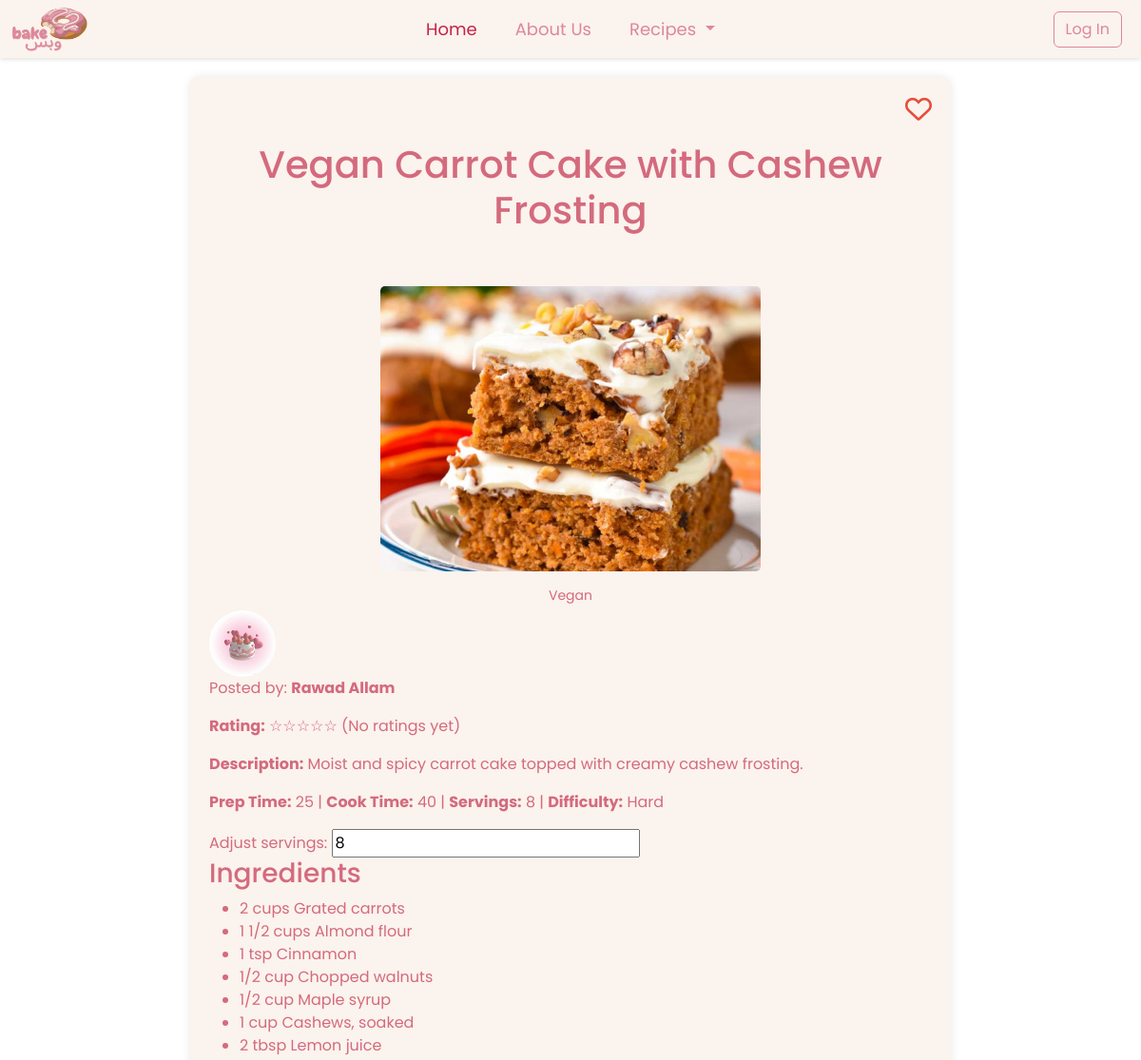
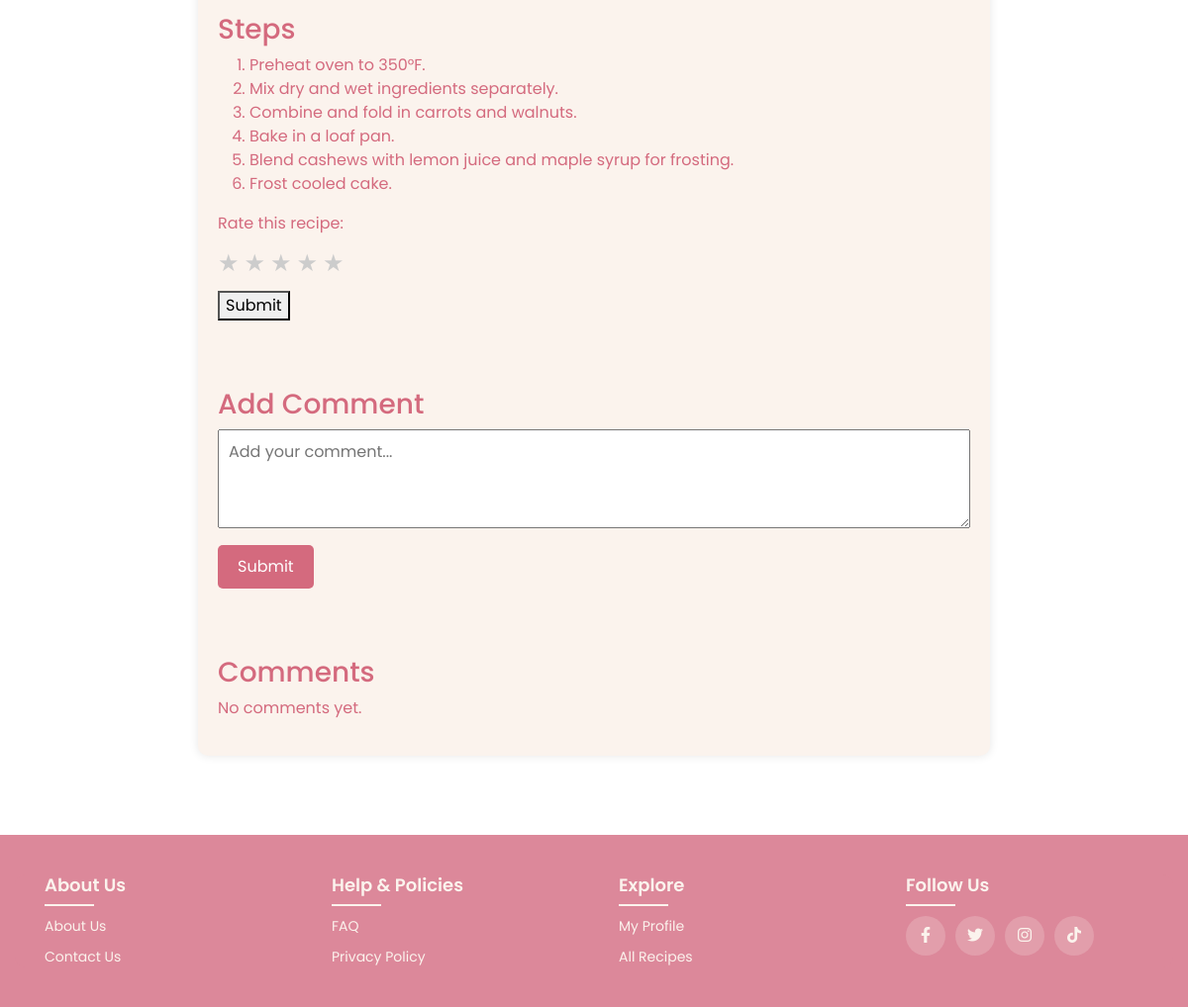
Screenshot of /individual-recipes.php?id=138 with the database file from the repository (2 pictures, top to bottom).
### tables this page shows
CREATE TABLE `recipe` (
  `id` int(11) NOT NULL,
  `name` varchar(255) NOT NULL,
  `description` text DEFAULT NULL,
  `category` varchar(100) NOT NULL,
  `prep_time` int(11) DEFAULT NULL,
  `cook_time` int(11) DEFAULT NULL,
  `servings` int(11) DEFAULT NULL,
  `difficulty` enum('Easy','Medium','Hard') NOT NULL DEFAULT 'Easy',
  `image` varchar(255) DEFAULT NULL,
  `ingredients` text DEFAULT NULL,
  `steps` text DEFAULT NULL,
  `user` varchar(255) DEFAULT NULL,
  `created_at` timestamp NOT NULL DEFAULT current_timestamp(),
  `user_id` int(11) NOT NULL
);

CREATE TABLE `users` (
  `user_id` int(11) NOT NULL,
  `username` varchar(50) NOT NULL,
  `email` varchar(100) NOT NULL,
  `password_hash` varchar(255) NOT NULL,
  `profile_picture` varchar(255) DEFAULT 'images/default.png',
  `bio` varchar(270) DEFAULT 'No bio yet',
  `hobbies` varchar(150) DEFAULT 'Still looking for new hobbies...',
  `Userrole` varchar(8) DEFAULT 'Baker'
);

### individual-recipes.php (the view, shortened to what this page needs)
<?php
    include 'individualrecipe.php';
    $isLoggedIn = isset($_SESSION['user_id']);
    $user_id = $_SESSION['user_id'];
    $recipe_id = $_GET['id'];
    $query = "SELECT * FROM recipe WHERE id = :id";
    $stmt = $con->prepare($query);
    $stmt->bindParam(':id', $recipe_id, PDO::PARAM_INT);
    $stmt->execute();
    $recipe = $stmt->fetch(PDO::FETCH_ASSOC);
    $userQuery = $con->prepare("SELECT username, profile_picture FROM users WHERE user_id = ?");
    $userQuery->execute([$recipe['user_id']]);
    $userInfo = $userQuery->fetch();
    $ingredients = json_decode($recipe['ingredients'], true);
    $steps = json_decode($recipe['steps'], true);
    $ratingQuery = $con->prepare("SELECT AVG(rating) AS avg_rating FROM reviews WHERE recipe_id = ?");
    $ratingQuery->execute([$recipe_id]);
    $ratingResult = $ratingQuery->fetch();
    function checkIfFavorited($user_id, $recipe_id, $con) {
        $stmt = $con->prepare("SELECT * FROM favorites WHERE user_id = :user_id AND recipe_id = :recipe_id");
        $stmt->bindParam(':user_id', $user_id, PDO::PARAM_INT);
        $stmt->bindParam(':recipe_id', $recipe_id, PDO::PARAM_INT);
        $stmt->execute();
        return $stmt->rowCount() > 0;
    }
    $isFavorited = checkIfFavorited($user_id, $recipe_id, $con);
?>
<!DOCTYPE html>
<html lang="en">
<head>
    <link href="https://cdn.jsdelivr.net/npm/bootstrap@5.3.2/dist/css/bootstrap.min.css" rel="stylesheet">
    <link rel="stylesheet" href="https://cdnjs.cloudflare.com/ajax/libs/font-awesome/6.0.0/css/all.min.css">
</head>
<body>
    <nav class="navbar custom-navbar sticky-top">
        <div class="container-fluid">
            <a class="navbar-brand" href="#">
                <img src="images/final.png" alt="Website Logo" width="80" height="50" class="d-inline-block align-text-top">
            </a>
            <ul class="navbar-nav d-flex flex-row">
                <li class="nav-item me-3">
                    <a class="nav-link active" aria-current="page" href="index.php">Home</a>
                </li>
                <li class="nav-item me-3">
                    <a class="nav-link" href="about us.php">About Us</a>
                </li>
                <li class="nav-item dropdown me-3">
                    <a class="nav-link dropdown-toggle" href="#" role="button" data-bs-toggle="dropdown" aria-expanded="false">
                        Recipes
                    </a>
                </li>
            </ul>
            <div class="d-flex">
                <?php if (!$isLoggedIn): ?>
                    <button class="btn btn-outline-danger me-2" onclick="window.location.href='login.php'">Log In</button>
                <?php endif; ?>
            </div>
        </div>
    </nav>
    <div class="container">
        <i class="<?php echo $isFavorited ? 'fa-solid' : 'fa-regular'; ?> fa-heart favorite-heart" id="favoriteHeart" onclick="toggleFavorite(<?php echo $user_id; ?>, <?php echo $recipe_id; ?>)"></i>
        <br></br>
        <div class="recipe-header">
            <h1><?= htmlspecialchars($recipe['name'] ?? 'No Name Available') ?></h1>
            <br></br>
            <img src="images/<?= htmlspecialchars($recipe['image'] ?? 'default.jpg') ?>" alt="Recipe Image" class="recipe-img" style="width: 400px; height: 300px; object-fit: cover;">
            <div class="categories">
                <?php
                $categories = explode(',', $recipe['category'] ?? '');
                $categories = array_unique($categories);
                foreach ($categories as $category) {
                    echo '<div class="category">' . htmlspecialchars(trim($category)) . '</div>';
                }
                ?>
            </div>
        </div>
        <div class="user-info">
            <img src="<?= htmlspecialchars($userInfo['profile_picture'] ?? 'default.png') ?>" alt="User Picture" class="user-pic">
            <p>Posted by: <strong><?= htmlspecialchars($userInfo['username'] ?? 'Unknown User') ?></strong></p>
        </div>
        <?php
            $averageRating = $ratingResult['avg_rating'];
            echo '<p><strong>Rating:</strong> ';
            if ($averageRating) {
                $roundedRating = round($averageRating);
                for ($i = 1; $i <= 5; $i++) {
                    echo ($i <= $roundedRating) ? '★' : '☆';
                }
                echo " (" . number_format($averageRating, 1) . " / 5)";
            } else {
                echo str_repeat('☆', 5);
                echo " (No ratings yet)";
            }
            echo '</p>';
        ?>
        <p><strong>Description:</strong> <?= htmlspecialchars($recipe['description']) ?></p>
        <p><strong>Prep Time:</strong> <?= htmlspecialchars($recipe['prep_time']) ?> | <strong>Cook Time:</strong>  <?= htmlspecialchars($recipe['cook_time']) ?> | <strong>Servings:</strong> <?= htmlspecialchars($recipe['servings']) ?> | <strong>Difficulty:</strong> <?= htmlspecialchars($recipe['difficulty']) ?></p>
        <div class="serving-calculator">
            <label for="servingInput">Adjust servings:</label>
            <input type="number" id="servingInput" value=<?= htmlspecialchars($recipe['servings']) ?> min="1" onchange="adjustIngredients()">
        </div>
        <h3>Ingredients</h3>
        <ul id="ingredients-list">
            <?php
            foreach ($ingredients as $ingredient) {
                echo "<li id=\"ingredient-" . htmlspecialchars($ingredient['ingredient']) . "\" data-quantity=\"" . htmlspecialchars($ingredient['quantity']) . "\">" . htmlspecialchars($ingredient['quantity']) . " " . htmlspecialchars($ingredient['ingredient']) . "</li>";
            }
            ?>
        </ul>
        <h3>Steps</h3>
        <ol id="steps-list">
            <?php
            foreach ($steps as $step) {
                echo "<li>" . htmlspecialchars($step) . "</li>";
            }
            ?>
        </ol>
        <div class="user-rating">
                    <form method="post" action="">
                        <label for="rating">Rate this recipe:</label>
                        <div class="star-rating">
                            <?php for ($i = 1; $i <= 5; $i++): ?>
                                <span class="star" data-value="<?= $i ?>" onclick="setRating(<?= $i ?>)">
                                    ★
                                </span>
                            <?php endfor; ?>
                        </div>
                        <button type="submit" name="submit_rating">Submit</button>
                    </form>
                </div>
                <div class="discussion-section">
                <br></br>
                <h3>Add Comment</h3>
                <form method="POST" action="individual-recipes.php?id=<?php echo $recipe_id; ?>" style="margin-bottom: 20px;">
                    <textarea name="comment" placeholder="Add your comment..." required
                        style="width: 100%; height: 100px; padding: 10px; font-size: 16px; resize: vertical;"></textarea>
                    <button type="submit"
                        style="margin-top: 10px; padding: 10px 20px; font-size: 16px; display: block;">Submit</button>
                </form>
                <br></br>
                <h3>Comments</h3>
                <div id="commentsList">
                    <?php
                    $hasComments = false;
                    if (!$hasComments) {
                        echo '<p>No comments yet.</p>';
                    }
                    ?>
                </div>
            </div>
        </div>
</body>
    <footer class="footer">
        <div class="container">
            <div class="row">
                <div class="footer-col">
                    <h4>About Us</h4>
                    <ul>
                        <li><a href="about us.php">About us</a></li>
                        <li><a href="contactUs.php">Contact us</a></li>
                    </ul>
                </div>
                <div class="footer-col">
                    <h4>Help & Policies</h4>
                    <ul>
                        <li><a href="#faqpage.php">FAQ</a></li>
                        <li><a href="privacy.php">Privacy Policy</a></li>
                    </ul>
                </div>
                <div class="footer-col">
                    <h4>Explore</h4>
                    <ul>
                        <li><a href="profile page.php">My Profile</a></li>
                        <li><a href="recipes.php">All Recipes</a></li>
                    </ul>
                </div>
                <div class="footer-col">
                    <h4>Follow Us</h4>
                    <div class="social-links">
                        <a href="#"><i class="fab fa-facebook-f"></i></a>
                        <a href="#"><i class="fab fa-twitter"></i></a>
                        <a href="#"><i class="fab fa-instagram"></i></a>
                        <a href="#"><i class="fab fa-tiktok"></i></a>
                    </div>
                </div>
            </div>
        </div>
    </footer>
</html>

### individual-recipes.php (style rules this page uses)
body { background-image: url('https://i.pinimg.com/736x/ec/88/01/ec88011e4d940a6fbfde37d59b58b85b.jpg'); background-size: cover; font-family: 'Poppins', sans-serif; color: #d46a7e; margin: 0; padding: 0; }
.container { background: #fbf3ed; padding: 20px; border-radius: 10px; max-width: 800px; margin: 20px auto; box-shadow: 0 0 10px rgba(0, 0, 0, 0.1); position: relative; }
.custom-navbar { font-family: 'Poppins', sans-serif; font-size: 20px; background-color: #fbf3ed !important; box-shadow: 0 2px 4px rgba(0, 0, 0, 0.1); z-index: 1000; padding: 0; }
.custom-navbar.sticky-top { position: sticky; top: 0; }
.custom-navbar .navbar-nav .nav-link { color: #dc889a !important; font-size: 18px; padding: 8px 12px; transition: color 0.3s ease; }
.custom-navbar .navbar-nav .nav-link.active, .custom-navbar .navbar-nav .nav-link:hover { color: #c42348 !important; }
.custom-navbar .navbar-brand { color: #dc889a !important; font-size: 18px; margin-left: 0; }
.btn-outline-danger { border-color: #dc889a; color: #dc889a; transition: all 0.3s ease; }
.recipe-header { text-align: center; }
.recipe-img { width: 30%; border-radius: 5px; }
.categories { text-align: center; margin-top: 10px; display: flex; flex-wrap: wrap; gap: 10px; justify-content: center; }
.category { background: #fbf3ed; padding: 5px 10px; border-radius: 5px; font-size: 14px; }
.favorite-heart { font-size: 28px; color: #e74c3c; cursor: pointer; transition: color 0.3s; position: absolute; top: 20px; right: 20px; }
.rating-section, .discussion-section { margin-top: 20px; }
.star-rating { display: flex; gap: 5px; margin: 10px 0; }
.star { cursor: pointer; font-size: 24px; color: #ccc; }
.discussion-section button { padding: 10px 20px; background: #d46a7e; color: #fff; border: none; border-radius: 5px; cursor: pointer; }
.user-info img { width: 70px; height: 70px; border-radius: 50%; object-fit: cover; }
.footer { background-color: #dc889a; padding: 40px 0; font-family: 'Poppins', sans-serif; margin-top: 80px; color: #fbf3ed; }
.footer .container { background-color: #dc889a; max-width: 1170px; margin: auto; padding: 0 15px; box-shadow: none; border: none; }
.footer .row { display: flex; flex-wrap: wrap; justify-content: space-between; gap: 20px; margin: 0; padding: 0; }
.footer-col { flex: 1; min-width: 200px; padding: 0 15px; }
.footer-col h4 { font-size: 18px; color: #fbf3ed; text-transform: capitalize; margin-bottom: 20px; font-weight: 600; position: relative; }
.footer-col h4::before { content: ''; position: absolute; left: 0; bottom: -10px; background-color: #fbf3ed; height: 2px; box-sizing: border-box; width: 50px; }
.footer-col ul { list-style: none; padding-left: 0; margin: 0; }
.footer-col ul li:not(:last-child) { margin-bottom: 10px; }
.footer-col ul li a { font-size: 14px; text-transform: capitalize; color: #fbf3ed; text-decoration: none; font-weight: 400; display: block; transition: all 0.3s ease; }
.footer-col .social-links { display: flex; gap: 10px; }
.footer-col .social-links a { display: inline-block; height: 40px; width: 40px; background-color: rgba(251, 243, 237, 0.2); text-align: center; line-height: 40px; border-radius: 50%; color: #fbf3ed; transition: all 0.5s ease; }

### rows the page displays
recipe: name "Vegan Carrot Cake with Cashew Frosting", image (picture), category "Vegan", description "Moist and spicy carrot cake topped with creamy cashew frosting.", prep_time "25", cook_time "40", servings "8", difficulty "Hard", steps "Preheat oven to 350°F.", steps "Mix dry and wet ingredients separately.", steps "Combine and fold in carrots and walnuts.", steps "Bake in a loaf pan.", steps "Blend cashews with lemon juice and maple syrup for frosting.", steps "Frost cooled cake."
users: profile_picture (placeholder picture), username "Rawad Allam"

### other values shown
str_repeat('☆', 5) "☆☆☆☆☆"
$ingredient['quantity'] "2 cups"
$ingredient['ingredient'] "Grated carrots"
$ingredient['quantity'] "1 1/2 cups"
$ingredient['ingredient'] "Almond flour"
$ingredient['quantity'] "1 tsp"
$ingredient['ingredient'] "Cinnamon"
$ingredient['quantity'] "1/2 cup"
$ingredient['ingredient'] "Chopped walnuts"
$ingredient['ingredient'] "Maple syrup"
$ingredient['quantity'] "1 cup"
$ingredient['ingredient'] "Cashews, soaked"
$ingredient['quantity'] "2 tbsp"
$ingredient['ingredient'] "Lemon juice"
